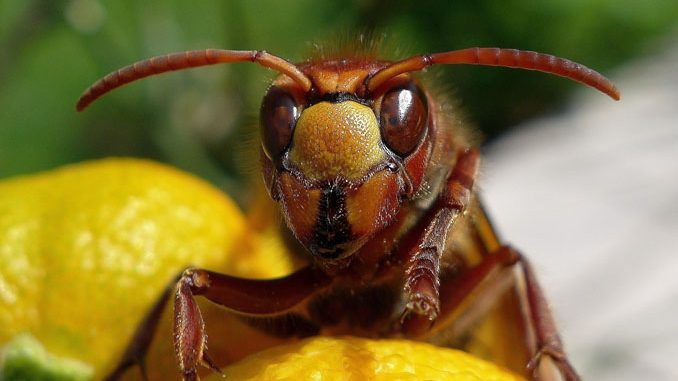
#> input picture geometric_transformations/images/input.jpg, 678 x 381 px
$ python channels.py
#> lines starting #> are read from the running program, lines starting #| are printed output that depends on the picture
import cv2

img = cv2.imread('./images/input.jpg', cv2.IMREAD_COLOR)
#> img is the input picture: shape (381, 678, 3); mean B, G, R 57.9, 112.3, 128.3
g, b, r = cv2.split(img)
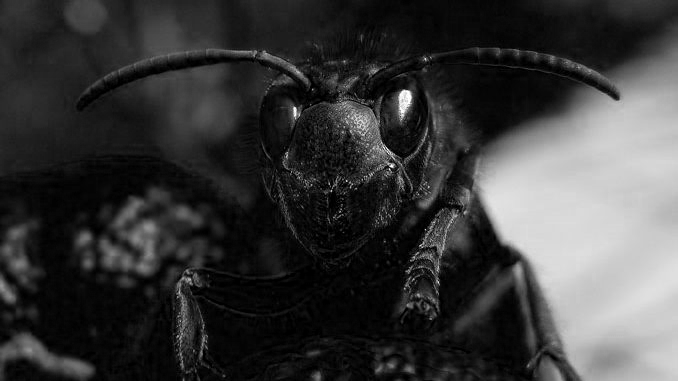
#> g: shape (381, 678); min 0, max 255, mean 57.9
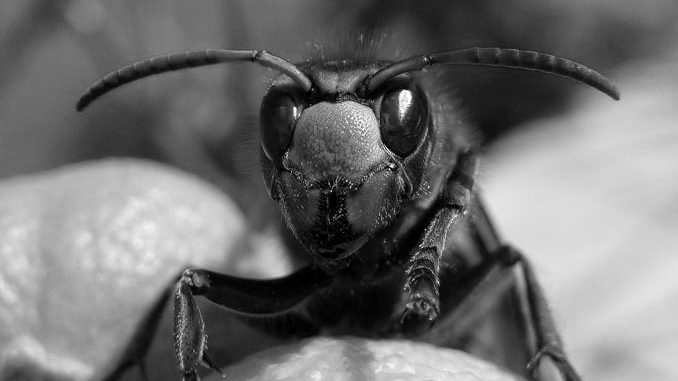
#> b: shape (381, 678); min 0, max 255, mean 112.3
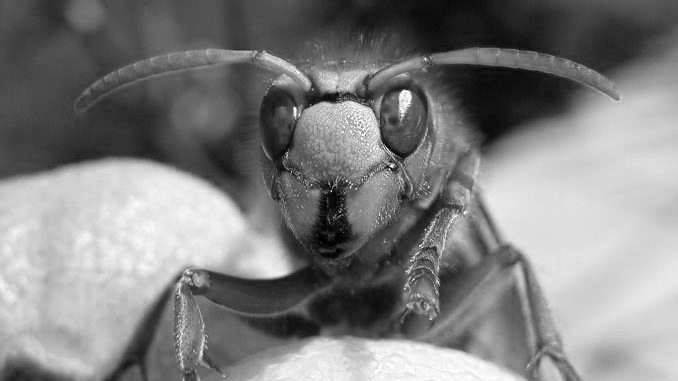
#> r: shape (381, 678); min 0, max 255, mean 128.3

# Original image (merging all original channels)
gbr_image = cv2.merge((g, b, r))
cv2.imshow('GBR', gbr_image)

# Two red channels and no green
rbr_image = cv2.merge((r, b, r))
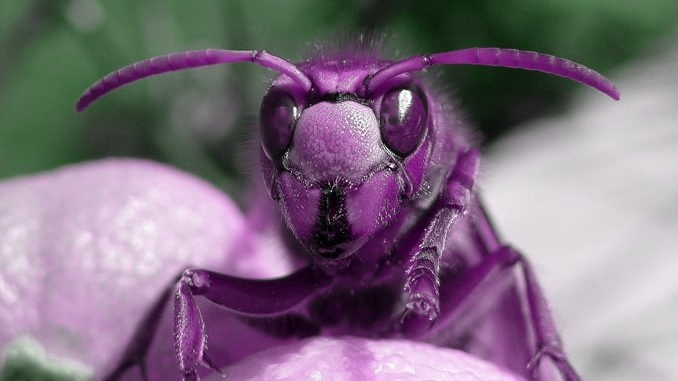
#> rbr_image: shape (381, 678, 3); mean of channels 0, 1, 2 128.3, 112.3, 128.3; drawn as B, G, R
cv2.imshow('RBR', rbr_image)
cv2.waitKey()
